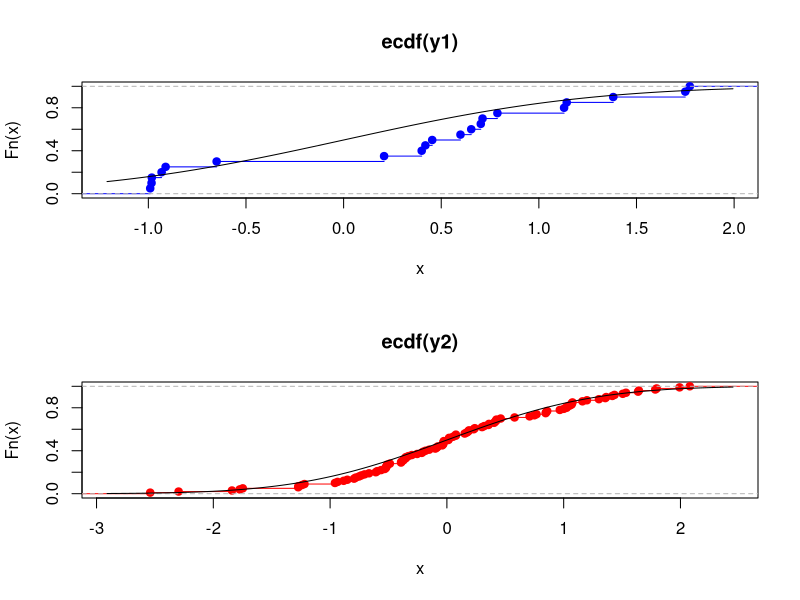

Write the R code that produced this figure.
rm(list = ls())

par(mfrow=c(2,1))


y1 = rnorm(20)
y2 = rnorm(100)

plot(ecdf(y1), col = "blue")
curve(pnorm(x), add=T)
plot(ecdf(y2), col = "red")
curve(pnorm(x), add=T)

# Dystrybuanta empiryczna
# ecdf 
# cumulated ditribution function
# lwd/lw - line thickness
# curve function
# ecdf()
# najmocniejsze tw. statystyki
# tw. Gliwienki Canteriego
